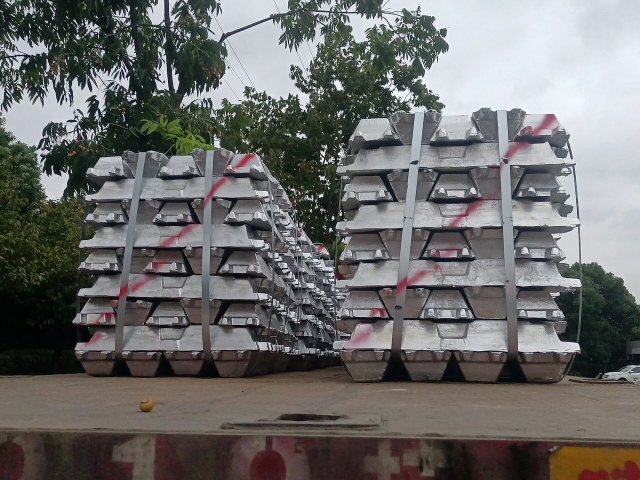
#> input picture assets/img/aluminum.jpg, 1280 x 960 px, given in place of win-chasenk.jpg, which was not available (shown at 1/2 size)
$ python mkimgs4.py
#> lines starting #> are read from the running program, lines starting #| are printed output that depends on the picture
import os

from PIL import Image

root = r"C:\Users\stagh\unpacked"
out = os.path.join(root, "assets", "img", "chasenk.jpg")
im = Image.open(os.path.join(root, "tools", "win-chasenk.jpg")).convert("RGB").crop((600, 0, 1280, 1119))
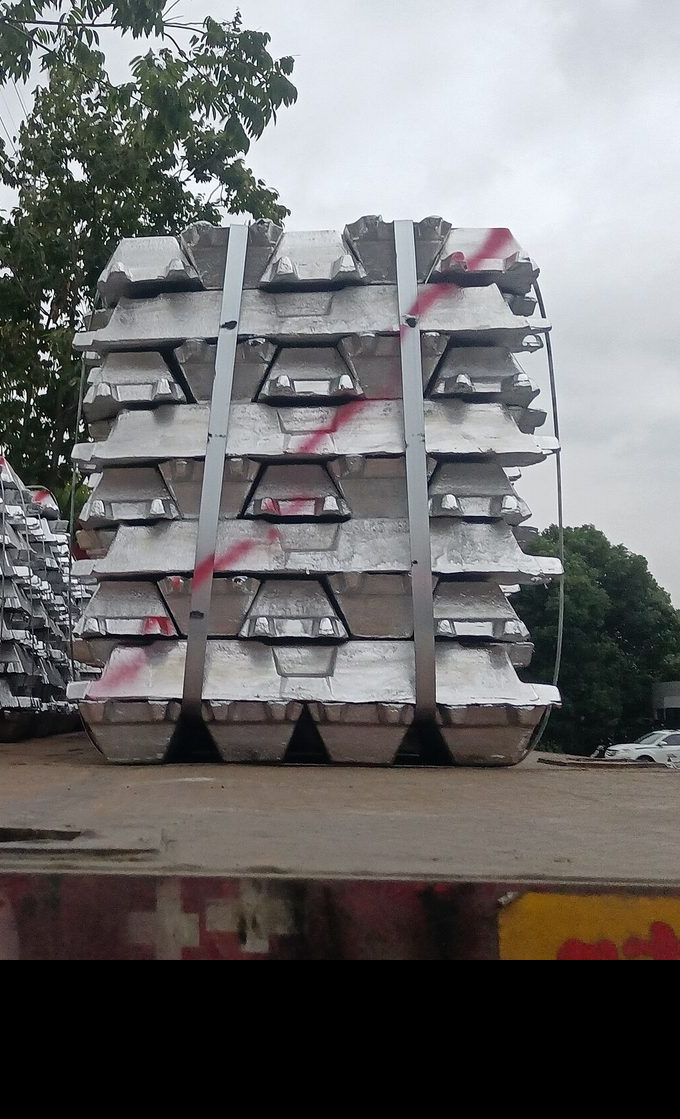
#> im: PIL image 680x1119 RGB; mean R, G, B 109.2, 108, 107.9
im.save(out, "JPEG", quality=86, progressive=True, optimize=True)
print("chasenk", im.size, os.path.getsize(out))
#| chasenk (680, 1119) 146348

$ run again, on assets/img/armchair.jpg
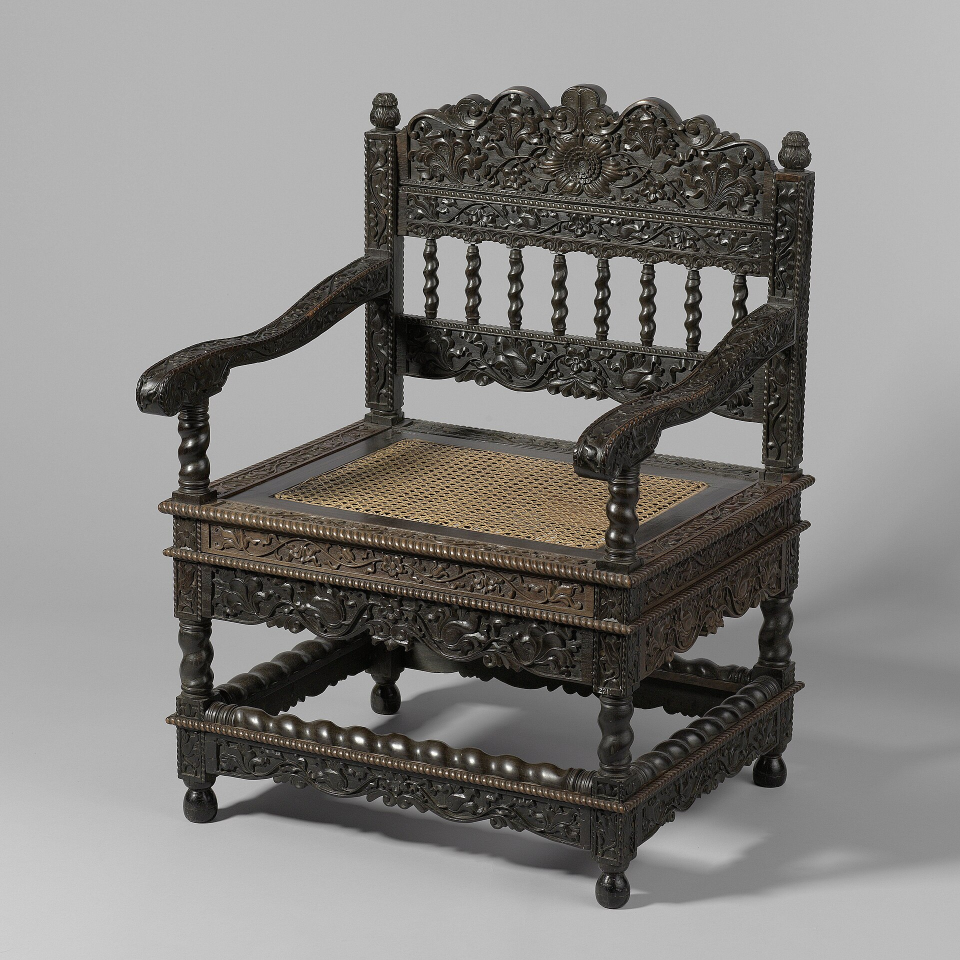
#> input picture assets/img/armchair.jpg, 1920 x 1920 px, given in place of win-chasenk.jpg, which was not available (shown at 1/2 size)
#> `im = Image.open(os.path.join(root, "tools", "win-chasenk.jpg")).conver..`:
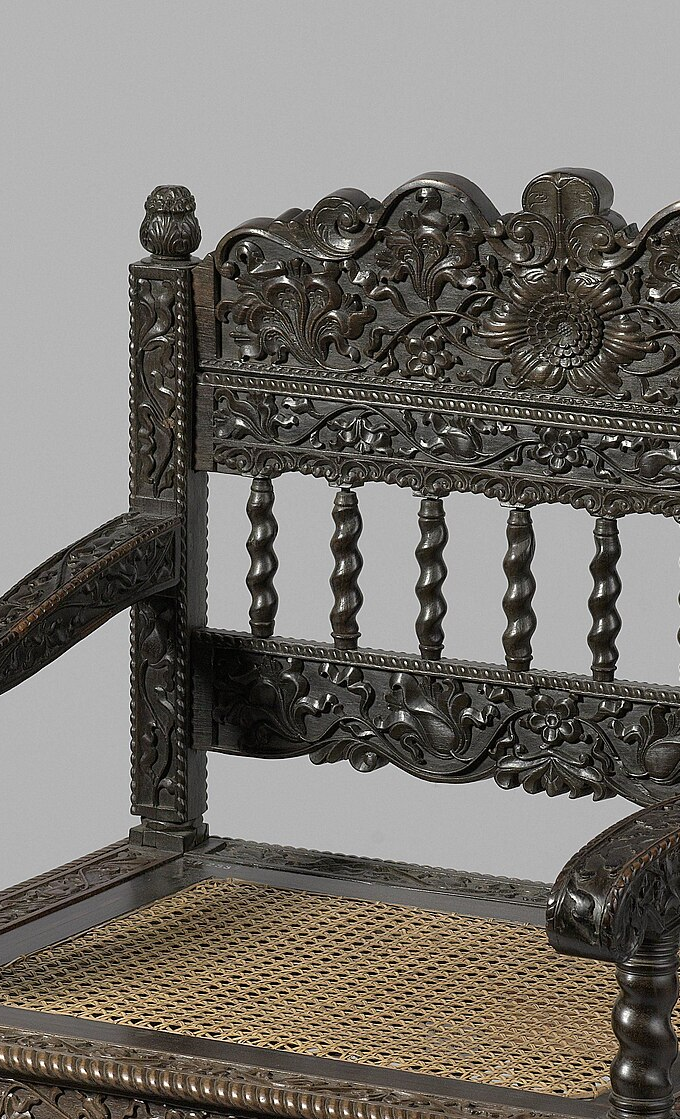
#> im: PIL image 680x1119 RGB; mean R, G, B 118.6, 114.5, 108.5
#| chasenk (680, 1119) 249327
